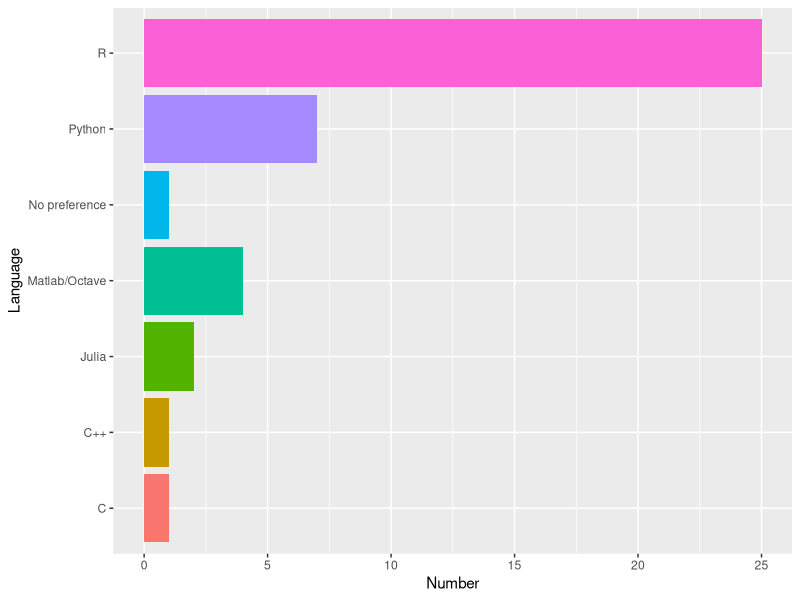
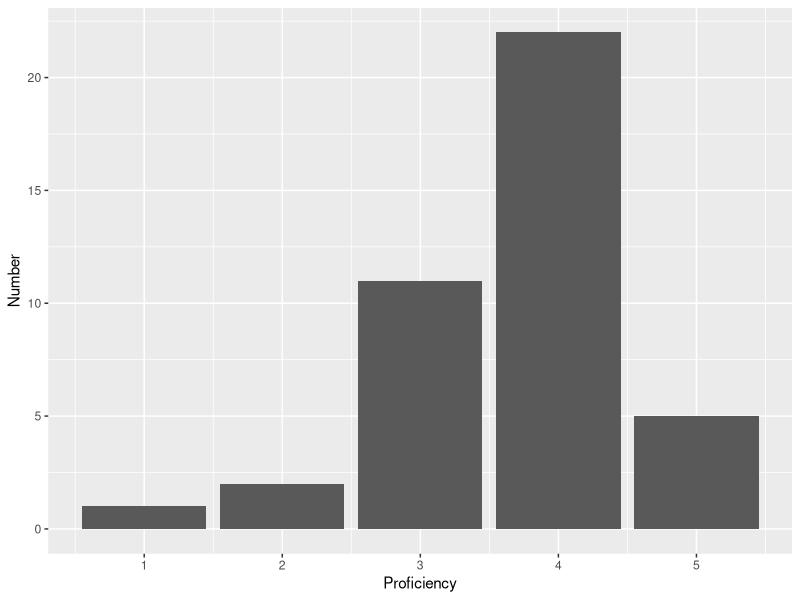
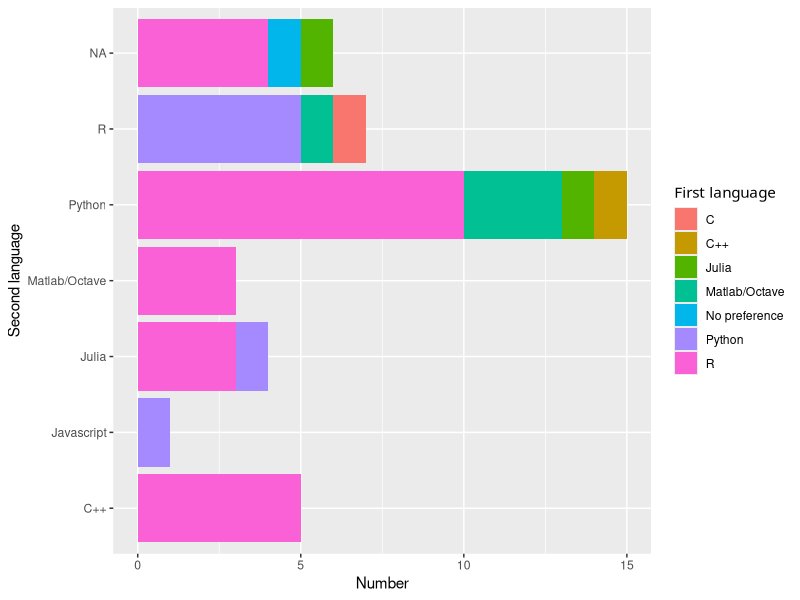
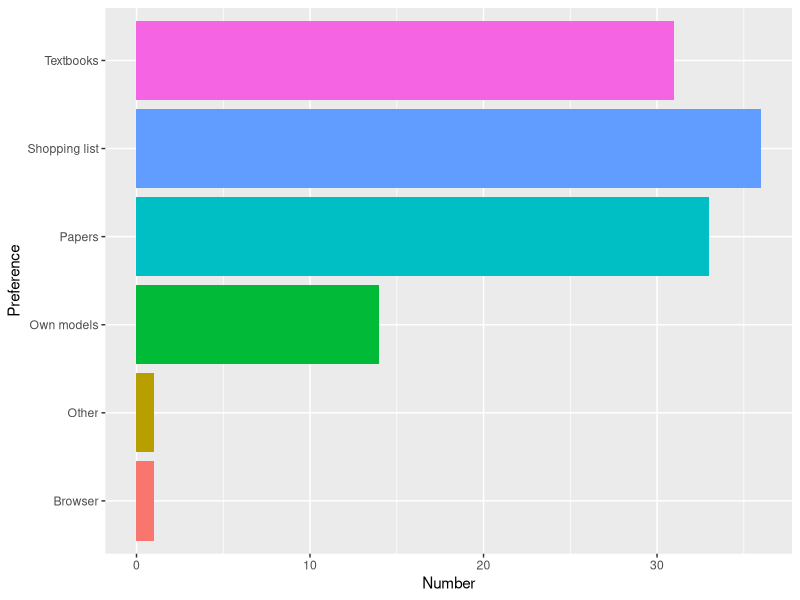

Write the R code that produced these figures, in order.
## ---- chunk 1
knitr::opts_chunk$set(echo = FALSE)
knitr::opts_chunk$set(fig.align='center')
knitr::opts_chunk$set(fig.width=7)
knitr::opts_chunk$set(fig.height=5)
knitr::opts_chunk$set(out.extra='border:0px;')
suppressPackageStartupMessages(library(ggplot2))
## ---- chunk 2
d <- read.table("data/survey.csv",header=TRUE,row.names=NULL,sep=",",stringsAsFactors = FALSE)
## ---- chunk 3
ggplot(d,aes(x=firstlang))+geom_bar(aes(fill=firstlang))+xlab("Language")+ylab("Number")+coord_flip()+theme(legend.position="none")
## ---- chunk 4
ggplot(d,aes(x=firstlangscale))+geom_bar(aes(fill=firstlangscale))+xlab("Proficiency")+ylab("Number")
## ---- chunk 5
options(warn=-1)
ggplot(d,aes(x=secondlang))+geom_bar(aes(fill=firstlang))+xlab("Second language")+ylab("Number")+coord_flip()+scale_fill_discrete(name="First language")+theme(legend.title=element_text("First language"))
options(warn=0)
## ---- chunk 6
x = data.frame(Preference=unlist(strsplit(d$implement,";")))
x2 = x
x2$Preference <- as.integer(as.factor(x$Preference))
x2$Preference[x2$Preference==1] <- "Browser"
x2$Preference[x2$Preference==2] <- "Shopping list"
x2$Preference[x2$Preference==3] <- "Textbooks"
x2$Preference[x2$Preference==4] <- "Papers"
x2$Preference[x2$Preference==5] <- "Own models"
x2$Preference[x2$Preference==6] <- "Other"
ggplot(x2,aes(x=Preference))+geom_bar(aes(fill=Preference))+coord_flip()+ylab("Number")+theme(legend.position="none")
